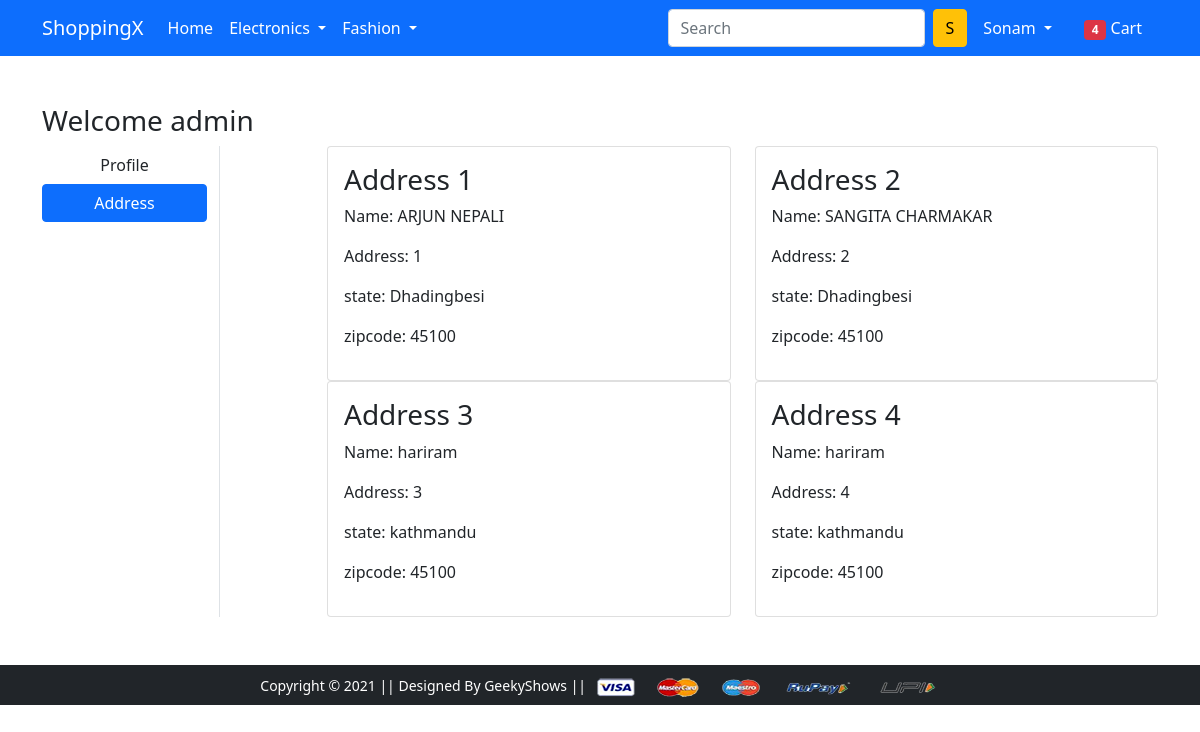
The page /address/ (signed in) on the database its author committed.
### app/models.py (models this page shows, shortened)
class Customer(models.Model):
    user = models.ForeignKey(User, on_delete=models.CASCADE)
    name = models.CharField(max_length=200)
    locality = models.CharField(max_length=200)
    city = models.CharField(max_length=50)
    zipcode = models.IntegerField()
    state = models.CharField(choices=STATE_CHOICES, max_length=50)

### app/views.py (the view)
# urls.py: path('address/', views.address, name='address'),
def address(request):
    add = Customer.objects.filter(user=request.user)
    return render(request, 'app/address.html', {'add': add, 'active': 'btn-primary'})

### app/templates/app/address.html (shortened to what this page needs)
{% extends 'app/base.html' %}
{% load static %}
{% block main-content %}
<div class="container my-5">
    <div class="row">
        <h3>Welcome {{request.user}}</h3>
        <div class="col-sm-2 border-end">
            <ul class="list-unstyled">
                <li class="d-grid"><a href="{% url 'profile' %}" class="btn">Profile</a></li>
                <li class="d-grid"><a href="{% url 'address' %}" class="btn {{active}}">Address</a></li>
            </ul>
        </div>
        <div class="col-sm-9 offset-sm-1">
            <div class="row">
                {% for fm in add %}
                <div class="col-sm-6">
                    <div class="card">
                        <div class="card-body">
                            <h3>Address {{fm.id}}</h3>
                            <p>Name: {{fm.name}}</p>
                            <p>Address: {{forloop.counter}}</p>
                            <p>state: {{fm.city}}</p>
                            <p>zipcode: {{fm.zipcode}}</p>
                        </div>
                    </div>
                </div>
                {% endfor %}
            </div>
        </div>
    </div>
</div>
{% endblock main-content %}

### rows shown on the page
Customer: id "1", name "ARJUN NEPALI", city "Dhadingbesi", zipcode "45100"
Customer: id "2", name "SANGITA CHARMAKAR", city "Dhadingbesi", zipcode "45100"
Customer: id "3", name "hariram", city "kathmandu", zipcode "45100"
Customer: id "4", name "hariram", city "kathmandu", zipcode "45100"

### other values the page prints
{{ request.user }} "admin"
